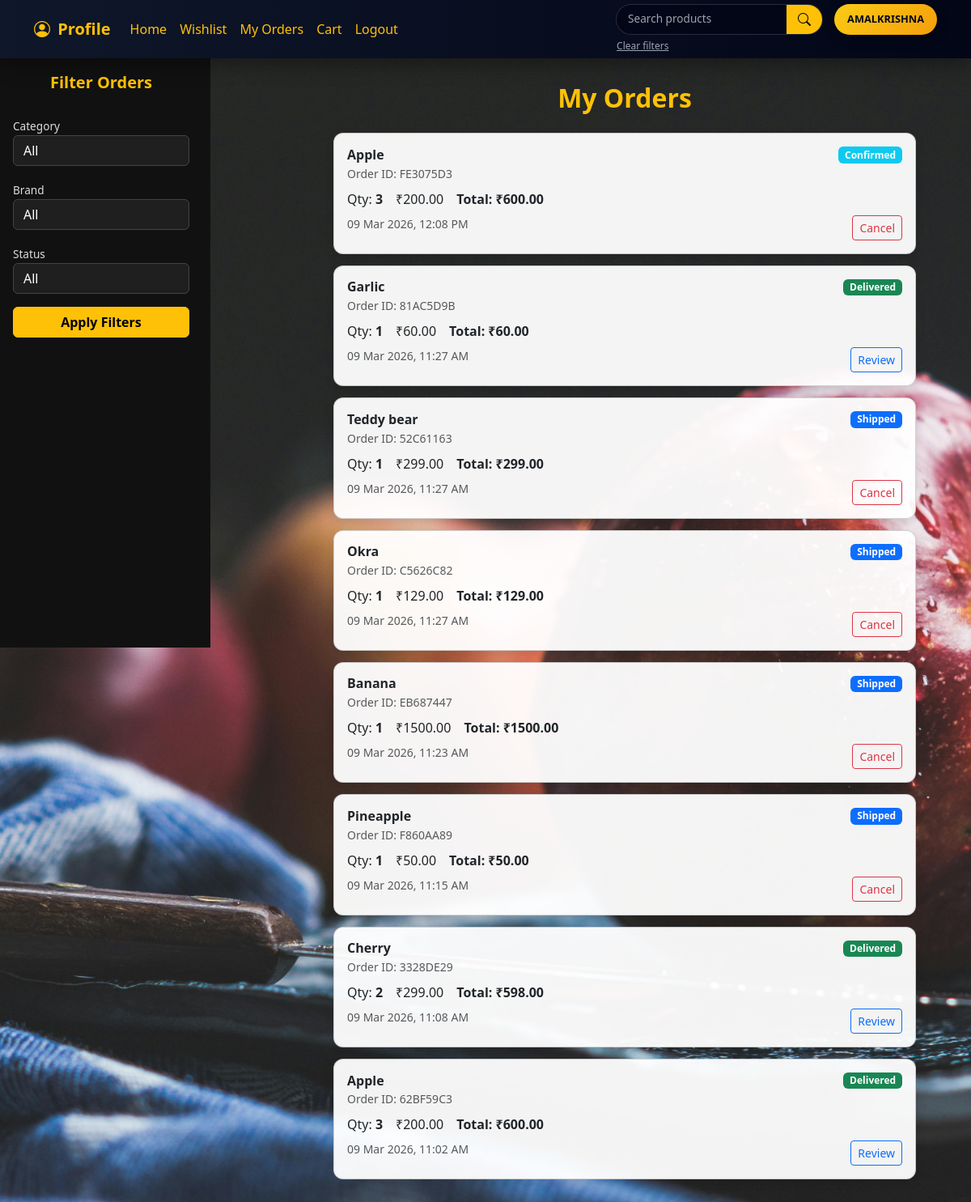
Page /orders/ (signed in) on the committed database.
### adminapp/models.py (models this page shows, shortened)
class Order(models.Model):
    STATUS_CHOICES = (
        ('pending', 'Pending'),
        ('confirmed', 'Confirmed'),
        ('shipped', 'Shipped'),
        ('delivered', 'Delivered'),
        ('cancelled', 'Cancelled'),
    )
    user = models.ForeignKey(Customerdetails, on_delete=models.CASCADE, related_name='orders')
    product=models.ForeignKey(Product,on_delete=models.CASCADE)
    total_amount = models.DecimalField(max_digits=10, decimal_places=2)
    status = models.CharField(max_length=20, choices=STATUS_CHOICES, default='pending')
    created_at = models.DateTimeField(auto_now_add=True)
    price = models.DecimalField(max_digits=10, decimal_places=2)
    quantity = models.PositiveIntegerField()
    order_id=models.CharField(max_length=8,unique=True, blank=True)

class Product(models.Model):
    name=models.CharField(max_length=50)
    description=models.CharField(max_length=100,null=False)
    price=models.IntegerField(null=False)
    image=models.ImageField(upload_to='product_images',null=False)
    is_available=models.BooleanField(default=True)
    category=models.ForeignKey(Category,on_delete=models.CASCADE,related_name='categories')
    brand=models.ForeignKey(Brand,on_delete=models.CASCADE,related_name='brands')
    created_at=models.DateTimeField(auto_now_add=True)
    stock=models.PositiveIntegerField(default=1)

### userapp/views.py (the view)
# urls.py: path('orders/',views.my_orders,name='my_order'),
@login_required
def my_orders(request):
    customer = get_object_or_404(Customerdetails, user=request.user)
    orders = Order.objects.filter(user=customer).select_related('product', 'product__category', 'product__brand').order_by('-created_at')
    search = request.GET.get('search')
    if search:
        orders = orders.filter(product__name__icontains=search)
    category = request.GET.get('category')
    if category:
        orders = orders.filter(product__category__id=category)
    brand = request.GET.get('brand')
    if brand:
        orders = orders.filter(product__brand__id=brand)
    status = request.GET.get('status')
    if status:
        orders = orders.filter(status=status)
    return render(request,'my_orders.html',
        {
            'orders': orders,
            'cat': Category.objects.all(),
            'brand': Brand.objects.all(),
        })

### userapp/templates/my_orders.html (shortened to what this page needs)
{% extends "navbar.html" %}
{% load static %}
{% block content %}
<link rel="stylesheet" href="{% static 'css/sidebar.css' %}">
<div class="filter-sidebar">
    <form method="get">
        <h5>Filter Orders</h5>
        <label>Category</label>
        <select name="category" class="form-select mb-2">
            <option value="">All</option>
        </select>
        <label>Brand</label>
        <select name="brand" class="form-select mb-2">
            <option value="">All</option>
        </select>
        <label>Status</label>
        <select name="status" class="form-select mb-3">
            <option value="">All</option>
        </select>
        <button class="btn btn-warning w-100 fw-semibold">
            Apply Filters
        </button>
    </form>
</div>
<div class="page-content">
    <div class="text-center mb-4">
        <h2 class="text-warning fw-bold">My Orders</h2>
    </div>
    {% for order in orders %}
    <div class="card order-card">
        <div class="card-body py-3">
            <div class="d-flex justify-content-between align-items-center">
                <h6 class="fw-bold mb-0">{{ order.product.name }}</h6>
                <span class="badge
                    {% if order.status == 'pending' %}bg-warning
                    {% elif order.status == 'confirmed' %}bg-info
                    {% elif order.status == 'shipped' %}bg-primary
                    {% elif order.status == 'delivered' %}bg-success
                    {% else %}bg-danger{% endif %}">
                    {{ order.status|title }}
                </span>
            </div>
            <small class="text-muted">
                Order ID: {{ order.order_id }}
            </small>
            <div class="d-flex gap-3 mt-2">
                <span>Qty: <strong>{{ order.quantity }}</strong></span>
                <span>₹{{ order.price }}</span>
                <span class="fw-bold">Total: ₹{{ order.total_amount }}</span>
            </div>
            <div class="d-flex justify-content-between mt-2">
                <small class="text-muted">
                    {{ order.created_at|date:"d M Y, h:i A" }}
                </small>
                {% if order.status != 'delivered' and order.status != 'cancelled' %}
<form method="post" action="{% url 'cancel_order' order.id %}">
    <button class="btn btn-outline-danger btn-sm">
        Cancel
    </button>
</form>
{% endif %}
                {% if order.status == 'delivered' %}
                <a href="{% url "review_page" order.product.id %}" class="btn btn-outline-primary btn-sm">Review</a>
                {% endif %}
            </div>
        </div>
    </div>
    {% empty %}
    <p class="text-light text-center mt-5">
        No orders found.
    </p>
    {% endfor %}
</div>
{% endblock %}

### userapp/templates/navbar.html (shortened to what this page needs)
<!DOCTYPE html>
<html lang="en">
<head>
    <link href="https://cdn.jsdelivr.net/npm/bootstrap@5.3.8/dist/css/bootstrap.min.css" rel="stylesheet">
    <link rel="stylesheet" href="https://cdn.jsdelivr.net/npm/bootstrap-icons@1.11.1/font/bootstrap-icons.css">
</head>
<body>
<nav class="navbar navbar-expand-lg fixed-top">
    <div class="container">
        <a class="navbar-brand text-warning" href="{% url 'profile' %}">
            <i class="bi bi-person-circle me-1"></i> Profile
        </a>
        <div class="collapse navbar-collapse" id="mainNavbar">
            <ul class="navbar-nav me-auto">
                {% if user.is_authenticated %}
                <li class="nav-item">
                    <a class="nav-link" href="{% url 'user_dashboard' %}">Home</a>
                </li>
                {% else %}
                <li class="nav-item">
                    <a class="nav-link" href="{% url 'main_home' %}">Home</a>
                </li>
                {% endif %}
                <li class="nav-item">
                    <a class="nav-link" href="{% url 'view_wishlist' %}">Wishlist</a>
                </li>
                <li class="nav-item">
                    <a class="nav-link" href="{% url 'my_order' %}">My Orders</a>
                </li>
                <li class="nav-item">
                    <a class="nav-link" href="{% url 'view_cart' %}">Cart</a>
                </li>
                {% if user.is_authenticated %}
                <li class="nav-item">
                    <a class="nav-link text-danger" href="{% url 'logout_view' %}">Logout</a>
                </li>
                {% else %}
                <li class="nav-item">
                    <a class="nav-link text-danger" href="{% url 'logout_view' %}">Login</a>
                </li>
                {% endif %}
            </ul>
            <div class="navbar-right">
                <div class="search-wrap">
                    <form method="get" class="search-form">
                        <input type="text"
                               name="search"
                               class="search-input"
                               placeholder="Search products"
                               value="{{ request.GET.search }}">
                        <button type="submit" class="search-btn">
                            <i class="bi bi-search"></i>
                        </button>
                    </form>
                    <form method="get">
                        <button class="btn btn-link clear-btn">Clear filters</button>
                    </form>
                </div>
                {% if request.user.is_authenticated %}
                <span class="username-badge">
                    {{ request.user.username|upper }}
                </span>
                {% endif %}
            </div>
        </div>
    </div>
</nav>
<div class="container">
    {% block content %}{% endblock %}
</div>
</body>
</html>

### static/css/sidebar.css (style rules this page uses)
* { box-sizing: border-box; }
html, body { overflow-x: hidden; }
.filter-sidebar { position: fixed; top: 0; left: 0; width: 260px; height: 100vh; background: #111; color: #fff; padding: 90px 16px 20px; box-sizing: border-box; overflow-y: scroll; scrollbar-gutter: stable; z-index: 1000; }
.filter-sidebar form { width: 100%; }
.filter-sidebar h5 { color: #ffc107; text-align: center; margin-bottom: 20px; font-weight: 600; }
.filter-sidebar label { font-size: 0.85rem; color: #ddd; margin-top: 12px; }
.filter-sidebar select, .filter-sidebar input, .filter-sidebar button { width: 100%; box-sizing: border-box; }
.filter-sidebar select, .filter-sidebar input { background: #1f1f1f; color: #fff; border: 1px solid #444; }
.page-content { margin-left: 260px; min-height: 100vh; width: calc(100vw - 260px); padding: 30px; }
.filter-sidebar { scrollbar-width: thin; scrollbar-color: #444 transparent; }

### userapp/templates/navbar.html (style rules this page uses)
:root { --nav-height: 72px; --accent: #ffc107; --dark: #020617; }
body { background-color: #f4f6f9; padding-top: var(--nav-height); }
.navbar { height: var(--nav-height); background: linear-gradient(90deg, #0f172a, #020617); box-shadow: 0 8px 24px rgba(0,0,0,.35); }
.navbar-brand { font-weight: 700; font-size: 1.25rem; }
.navbar-nav .nav-link { color: var(--accent) !important; font-weight: 500; padding: 6px 14px; border-radius: 8px; transition: all .25s ease; }
.navbar-right { display: flex; align-items: flex-start; gap: 14px; }
.search-wrap { display: flex; flex-direction: column; }
.search-form { display: flex; height: 38px; border-radius: 999px; overflow: hidden; background: var(--dark); border: 1px solid rgba(255,255,255,.15); }
.search-input { width: 210px; background: transparent; border: none; color: #fff; padding: 0 14px; font-size: .85rem; }
.search-input::placeholder { color: #9ca3af; }
.search-btn { width: 44px; background: var(--accent); border: none; display: flex; align-items: center; justify-content: center; }
.clear-btn { font-size: .75rem; color: #9ca3af; padding: 0; margin-top: 2px; }
.username-badge { height: 38px; display: flex; align-items: center; padding: 0 16px; background: linear-gradient(135deg, #facc15, #f59e0b); color: #020617; border-radius: 999px; font-weight: 700; font-size: .8rem; box-shadow: 0 4px 14px rgba(0,0,0,.35); }

### rows in the picture
Order: product.name "Apple", status "Confirmed", order_id "FE3075D3", quantity "3", price "200.00", total_amount "600.00", created_at "09 Mar 2026, 12:08 PM", shows "Cancel"
Order: product.name "Garlic", status "Delivered", order_id "81AC5D9B", quantity "1", price "60.00", total_amount "60.00", created_at "09 Mar 2026, 11:27 AM", shows "Review"
Order: product.name "Teddy bear", status "Shipped", order_id "52C61163", quantity "1", price "299.00", total_amount "299.00", created_at "09 Mar 2026, 11:27 AM", shows "Cancel"
Order: product.name "Okra", status "Shipped", order_id "C5626C82", quantity "1", price "129.00", total_amount "129.00", created_at "09 Mar 2026, 11:27 AM", shows "Cancel"
Order: product.name "Banana", status "Shipped", order_id "EB687447", quantity "1", price "1500.00", total_amount "1500.00", created_at "09 Mar 2026, 11:23 AM", shows "Cancel"
Order: product.name "Pineapple", status "Shipped", order_id "F860AA89", quantity "1", price "50.00", total_amount "50.00", created_at "09 Mar 2026, 11:15 AM", shows "Cancel"
Order: product.name "Cherry", status "Delivered", order_id "3328DE29", quantity "2", price "299.00", total_amount "598.00", created_at "09 Mar 2026, 11:08 AM", shows "Review"
Order: product.name "Apple", status "Delivered", order_id "62BF59C3", quantity "3", price "200.00", total_amount "600.00", created_at "09 Mar 2026, 11:02 AM", shows "Review"

### other values in the picture
{{ request.user.username|upper }} "AMALKRISHNA"
